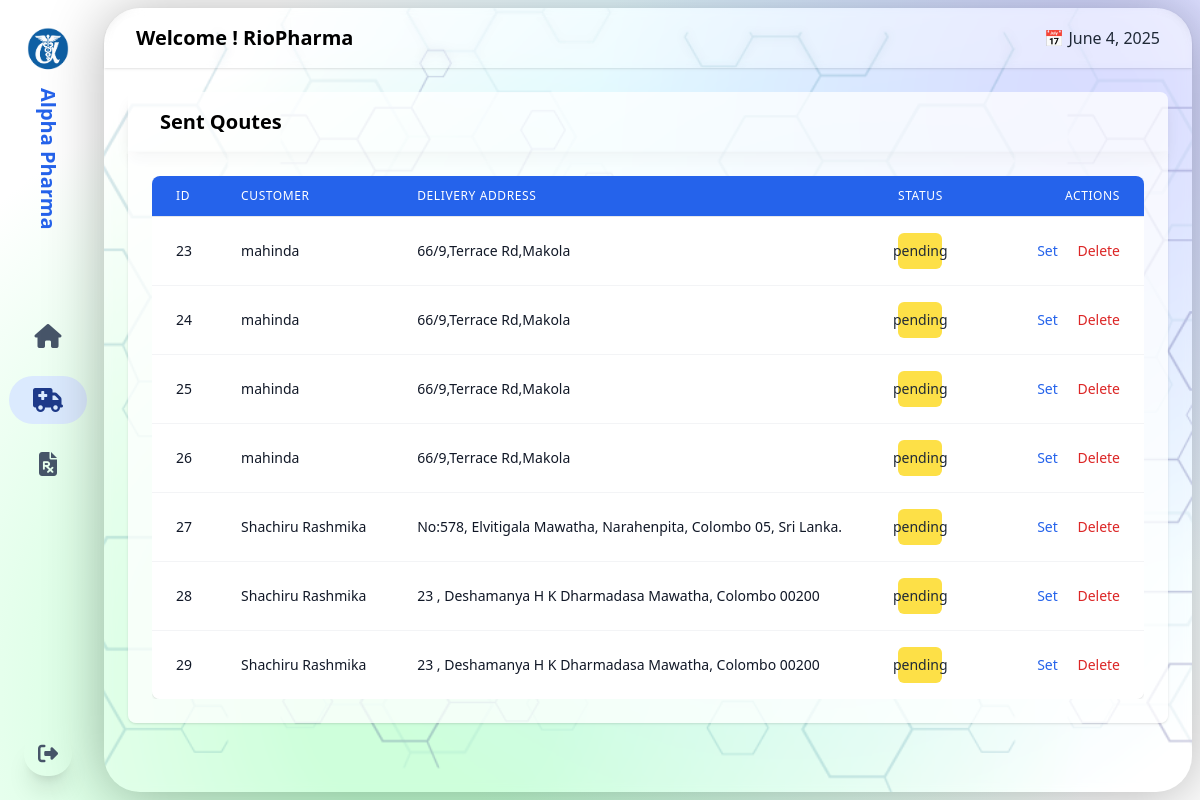
/UI/pharmAllQuates.php (signed in), run on an earlier commit of the app's database.
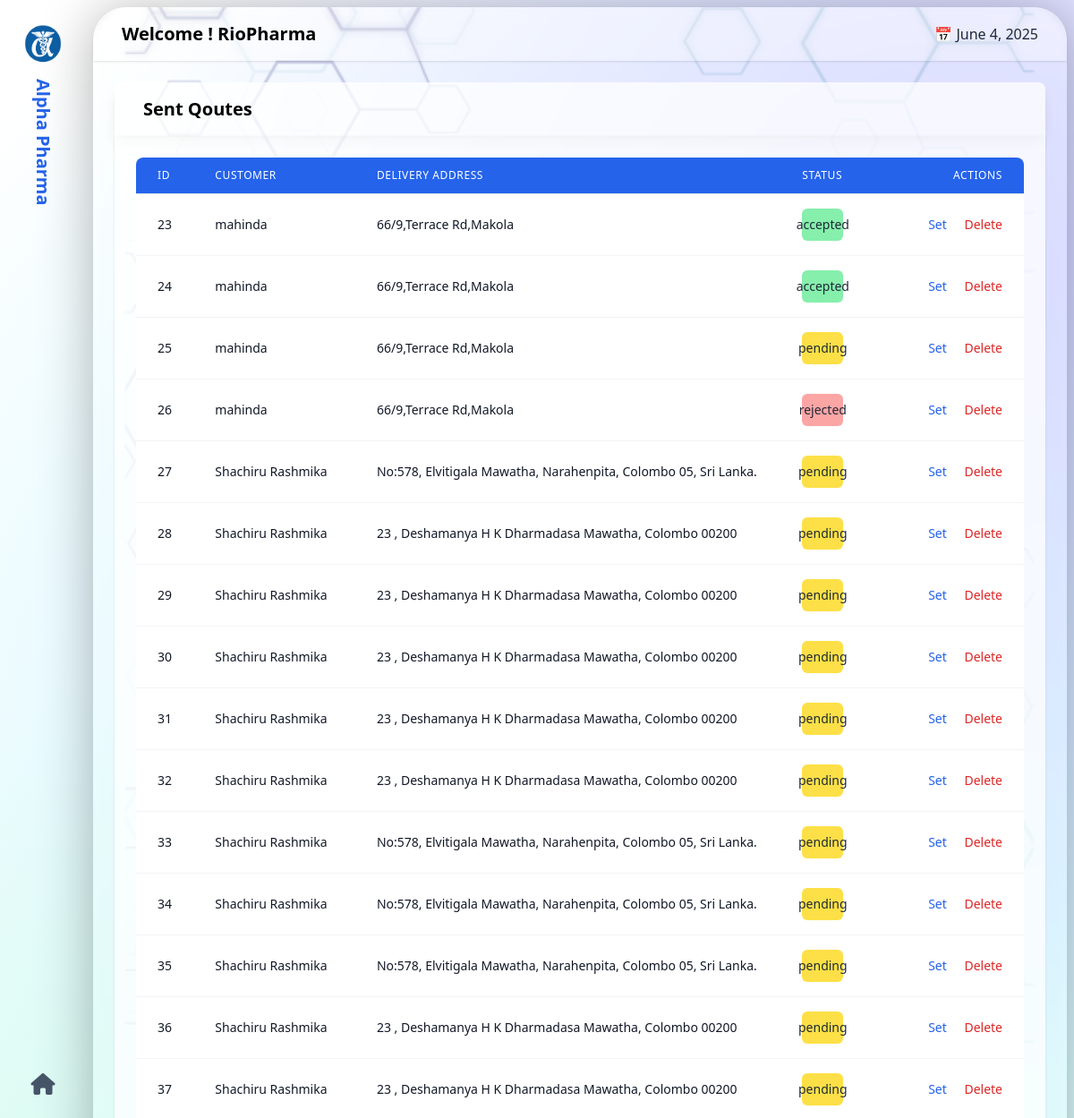
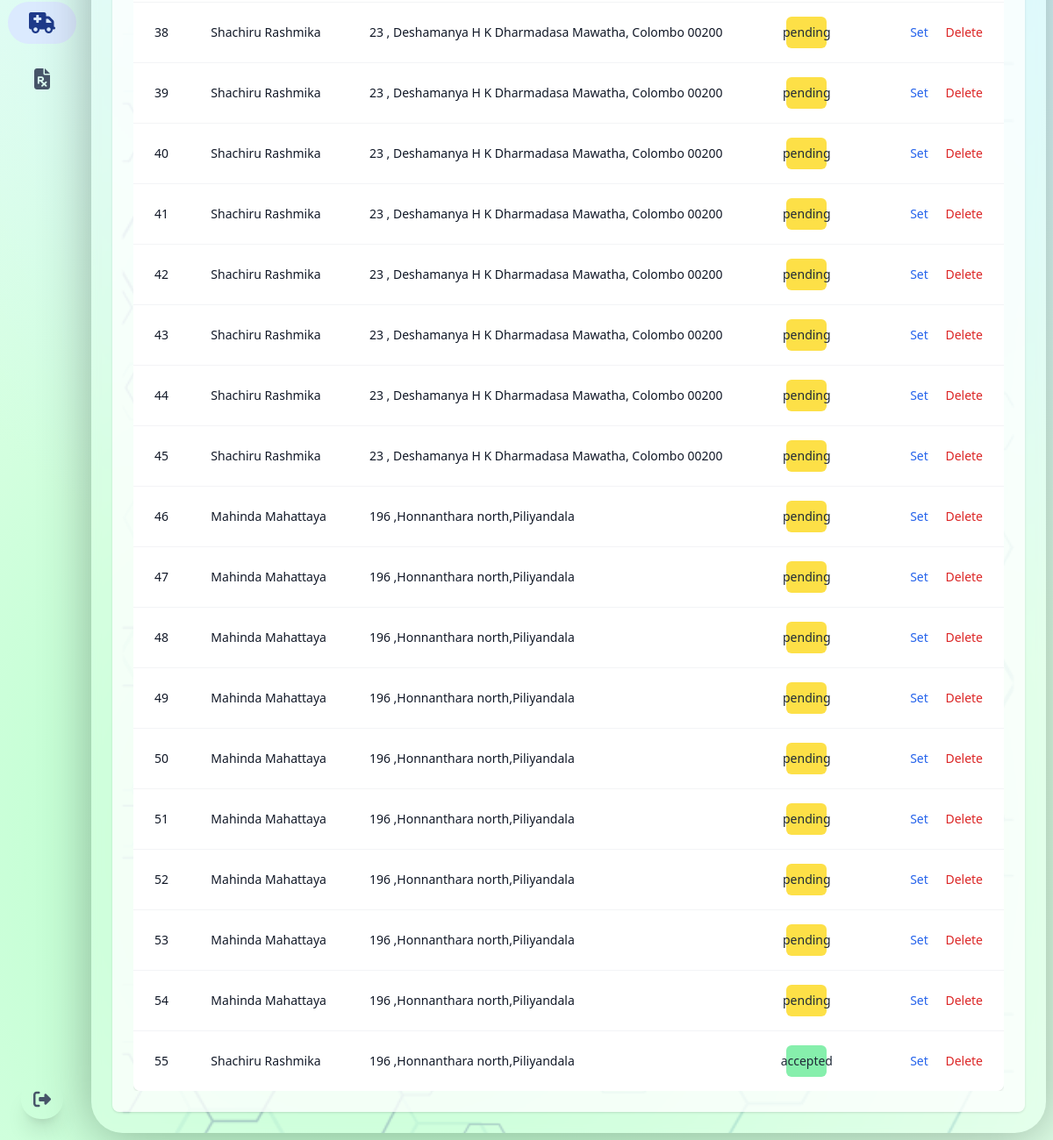
And on a later commit of the database (2 pictures, top to bottom).
### tables this page shows
CREATE TABLE quotes (
    quoteID INTEGER PRIMARY KEY AUTOINCREMENT,
    prescriptionID INTEGER NOT NULL,
    pharmacyID INTEGER NOT NULL,
    customerID INTEGER NOT NULL,
  status TEXT CHECK(status IN ('pending', 'accepted', 'rejected'))  DEFAULT 'pending',
    createdAt TIMESTAMP DEFAULT CURRENT_TIMESTAMP,
    total REAL NOT NULL,
    csv TEXT,
    FOREIGN KEY (prescriptionID) REFERENCES prescription(prescriptionID),
    FOREIGN KEY (pharmacyID) REFERENCES users(id),
    FOREIGN KEY (customerID) REFERENCES users(id)
);

CREATE TABLE users (
    id INTEGER PRIMARY KEY AUTOINCREMENT,
    userName TEXT NOT NULL UNIQUE,
    name TEXT NOT NULL,
    password TEXT NOT NULL,
    email TEXT NOT NULL UNIQUE,
    address TEXT NOT NULL,
    contactNumber TEXT ,
    DoB TEXT ,
    userType TEXT CHECK(userType IN ('user', 'admin','pharmacy')) NOT NULL DEFAULT 'user'
   
);

CREATE TABLE prescription (
    prescriptionID INTEGER PRIMARY KEY AUTOINCREMENT,
    customerID INTEGER NOT NULL,
   pharmacyID INTEGER,
    note TEXT,
    deliveryAddress TEXT NOT NULL,
    deliveryTimeSlot TEXT NOT NULL,
    FOREIGN KEY (customerID) REFERENCES users(id),
    FOREIGN KEY (pharmacyID) REFERENCES users(id)
);

### UI/pharmAllQuates.php (the view, shortened to what this page needs)
<?php
require_once '../Database/db.php';
$pharmacy = [
  'id'=> $_SESSION['user_id'],
    'Name' => $_SESSION['userName'],
];
$stmt = $db->prepare("SELECT * FROM quotes WHERE pharmacyID = $pharmacy[id] ");
$result = $stmt->execute();
$quotes = [];
while ($row = $result->fetchArray(SQLITE3_ASSOC)) {
    $quotes[] = $row;
}
?>
<!DOCTYPE html>
<html lang="en">
<head>
  <script src="https://cdn.tailwindcss.com"></script>
  <link rel="stylesheet" href="https://cdnjs.cloudflare.com/ajax/libs/font-awesome/6.5.0/css/all.min.css">
  <link rel="stylesheet" href="./styles/user.css">
</head>
<body class="font-sans backMesh ">
<div class="flex h-screen">
 <aside class="w-24 h-screen flex flex-col justify-between bg-transparent  relative rounded-r-3xl">
  <div class="p-6 text-xl font-bold text-blue-600 flex flex-col items-center justify-center">
   <img src="./Assets/Untitled-5.png" alt="Logo" class="w-12 h-12 rounded-full mx-auto">
   <div class="text-blue-600 mt-4" style="writing-mode: vertical-rl;">
Alpha Pharma
</div>
  </div>
  <nav class="absolute top-1/2 left-0 w-full -translate-y-1/2 flex flex-col items-center gap-4">
    <a href="pahrmacyDashboard.php" class="block px-6 py-2 text-slate-600  hover:bg-blue-100 text-blue-900 rounded-full">
      <i class="fa-solid fa-house text-2xl"></i>
    </a>
    <a href="pharmAllQuates.php" class="block px-6 py-2 bg-blue-100 text-blue-900 rounded-full">
      <i class="fa-solid fa-truck-medical text-2xl"></i>
    </a>
    <a href="#" class="block px-6 py-2  text-slate-600 hover:bg-blue-100 hover:text-blue-900 rounded-full">
      <i class="fa-solid fa-file-prescription text-2xl"></i>
    </a>
  </nav>
  <div class="p-6">
 <a href="../PHP/logout.php" class="flex items-center shadow-xl justify-center px-6 py-2 text-slate-600 hover:bg-blue-100 hover:text-blue-900 rounded-full">
      <i class="fa-solid fa-right-from-bracket text-xl"></i>
    </a>
  </div>
</aside>
  <div class="flex-1 flex flex-col m-2 rounded-[36px]  glass  bg-[url('./Assets/Asset3.png')] bg-contain bg-center">
      <header class="glass shadow p-4 px-8 flex justify-between items-center rounded-t-[36px]">
        <h1 class="text-xl font-semibold ">Welcome ! <?php echo $pharmacy['Name']; ?></h1>
        <div class="text-gray-800">📅 <?php echo  date('F j, Y') ?></div>
      </header>
      <main class="p-6 overflow-y-auto">
         <header class="bg-white bg-opacity-75 shadow-lg p-4 px-8 flex justify-between items-center rounded-t-lg ">
        <h1 class="text-xl font-semibold ">Sent Qoutes</h1>
      </header>
        <div class="bg-white bg-opacity-75 rounded-b-lg shadow p-6">
        <div class="overflow-x-auto">
  <table class="min-w-full divide-y divide-gray-200 rounded-lg overflow-hidden shadow">
    <thead class="bg-blue-600 text-white">
      <tr>
        <th class="px-6 py-3 text-left text-xs font-medium uppercase tracking-wider">ID</th>
        <th class="px-6 py-3 text-left text-xs font-medium uppercase tracking-wider">Customer</th>
           <th class="px-6 py-3 text-left text-xs font-medium uppercase tracking-wider">Delivery Address</th>
               <th class="px-6 py-3 text-left text-xs font-medium uppercase tracking-wider">Status</th>
        <th class="px-6 py-3 text-right text-xs font-medium uppercase tracking-wider">Actions</th>
      </tr>
    </thead>
    <tbody class="bg-white divide-y divide-gray-100">
        <?php foreach ($quotes as $qoute): ?>
            <tr>
            <td class="px-6 py-4 whitespace-nowrap text-sm text-gray-900"><?php echo $qoute['quoteID']; ?></td>
            <td class="px-6 py-4 whitespace-nowrap text-sm text-gray-900"><?php
            $stmt = $db->prepare("SELECT name FROM users WHERE id =$qoute[customerID]");
            $result = $stmt->execute();
            echo $row = $result->fetchArray(SQLITE3_ASSOC)['name'];
            ?></td>
   <td class="px-6 py-4 whitespace-nowrap text-sm text-gray-900"><?php
            $stmt = $db->prepare("SELECT deliveryAddress FROM prescription WHERE prescriptionID =$qoute[prescriptionID]");
            $result = $stmt->execute();
            echo $row = $result->fetchArray(SQLITE3_ASSOC)['deliveryAddress'];
            ?></td>
           <?php
$status = $qoute['status'];
$bgClass = '';
switch ($status) {
    case 'pending':
        $bgClass = 'bg-yellow-300';
        break;
    case 'accepted':
        $bgClass = 'bg-green-300';
        break;
    case 'rejected':
        $bgClass = 'bg-red-300';
        break;
}
?>
<td class="px-6 py-4 whitespace-nowrap text-sm text-gray-900">
  <span class="text-gray-800 p-2 px-4 rounded-md flex items-center justify-center w-[50%] h-full <?php echo $bgClass; ?>">
    <?php echo $status; ?>
  </span>
</td>
            <td class="px-6 py-4 whitespace-nowrap text-right text-sm font-medium">
                <a href="#" class="text-blue-600 hover:text-blue-900">Set</a>
                <a href="../PHP/deleteQuote.php?id=<?php echo $qoute['quoteID']; ?>" class="text-red-600 hover:text-red-900 ml-4">Delete</a>
            </td>
            </tr>
        <?php endforeach; ?>
    </tbody>
  </table>
</div>
        </div>
      </main>
    </div>
  </div>
</body>
</html>

What changed in the data, as far as the page shows it:
changed quotes id 23: status "pending" → "accepted"
changed quotes id 24: status "pending" → "accepted"
changed quotes id 26: status "pending" → "rejected"
added quotes: quoteID "30", customerID.name "Shachiru Rashmika", prescriptionID.deliveryAddress "23 , Deshamanya H K Dharmadasa Mawatha, Colombo 00200", status "pending"
added quotes: quoteID "31", customerID.name "Shachiru Rashmika", prescriptionID.deliveryAddress "23 , Deshamanya H K Dharmadasa Mawatha, Colombo 00200", status "pending"
added quotes: quoteID "32", customerID.name "Shachiru Rashmika", prescriptionID.deliveryAddress "23 , Deshamanya H K Dharmadasa Mawatha, Colombo 00200", status "pending"
added quotes: quoteID "33", customerID.name "Shachiru Rashmika", prescriptionID.deliveryAddress "No:578, Elvitigala Mawatha, Narahenpita, Colombo 05, Sri Lanka.", status "pending"
added quotes: quoteID "34", customerID.name "Shachiru Rashmika", prescriptionID.deliveryAddress "No:578, Elvitigala Mawatha, Narahenpita, Colombo 05, Sri Lanka.", status "pending"
added quotes: quoteID "35", customerID.name "Shachiru Rashmika", prescriptionID.deliveryAddress "No:578, Elvitigala Mawatha, Narahenpita, Colombo 05, Sri Lanka.", status "pending"
added quotes: quoteID "36", customerID.name "Shachiru Rashmika", prescriptionID.deliveryAddress "23 , Deshamanya H K Dharmadasa Mawatha, Colombo 00200", status "pending"
added quotes: quoteID "37", customerID.name "Shachiru Rashmika", prescriptionID.deliveryAddress "23 , Deshamanya H K Dharmadasa Mawatha, Colombo 00200", status "pending"
added quotes: quoteID "38", customerID.name "Shachiru Rashmika", prescriptionID.deliveryAddress "23 , Deshamanya H K Dharmadasa Mawatha, Colombo 00200", status "pending"
added quotes: quoteID "39", customerID.name "Shachiru Rashmika", prescriptionID.deliveryAddress "23 , Deshamanya H K Dharmadasa Mawatha, Colombo 00200", status "pending"
added quotes: quoteID "40", customerID.name "Shachiru Rashmika", prescriptionID.deliveryAddress "23 , Deshamanya H K Dharmadasa Mawatha, Colombo 00200", status "pending"
added quotes: quoteID "41", customerID.name "Shachiru Rashmika", prescriptionID.deliveryAddress "23 , Deshamanya H K Dharmadasa Mawatha, Colombo 00200", status "pending"
added quotes: quoteID "42", customerID.name "Shachiru Rashmika", prescriptionID.deliveryAddress "23 , Deshamanya H K Dharmadasa Mawatha, Colombo 00200", status "pending"
added quotes: quoteID "43", customerID.name "Shachiru Rashmika", prescriptionID.deliveryAddress "23 , Deshamanya H K Dharmadasa Mawatha, Colombo 00200", status "pending"
added quotes: quoteID "44", customerID.name "Shachiru Rashmika", prescriptionID.deliveryAddress "23 , Deshamanya H K Dharmadasa Mawatha, Colombo 00200", status "pending"
added quotes: quoteID "45", customerID.name "Shachiru Rashmika", prescriptionID.deliveryAddress "23 , Deshamanya H K Dharmadasa Mawatha, Colombo 00200", status "pending"
added quotes: quoteID "46", customerID.name "Mahinda Mahattaya", prescriptionID.deliveryAddress "196 ,Honnanthara north,Piliyandala", status "pending"
added quotes: quoteID "47", customerID.name "Mahinda Mahattaya", prescriptionID.deliveryAddress "196 ,Honnanthara north,Piliyandala", status "pending"
added quotes: quoteID "48", customerID.name "Mahinda Mahattaya", prescriptionID.deliveryAddress "196 ,Honnanthara north,Piliyandala", status "pending"
added quotes: quoteID "49", customerID.name "Mahinda Mahattaya", prescriptionID.deliveryAddress "196 ,Honnanthara north,Piliyandala", status "pending"
added quotes: quoteID "50", customerID.name "Mahinda Mahattaya", prescriptionID.deliveryAddress "196 ,Honnanthara north,Piliyandala", status "pending"
added quotes: quoteID "51", customerID.name "Mahinda Mahattaya", prescriptionID.deliveryAddress "196 ,Honnanthara north,Piliyandala", status "pending"
added quotes: quoteID "52", customerID.name "Mahinda Mahattaya", prescriptionID.deliveryAddress "196 ,Honnanthara north,Piliyandala", status "pending"
added quotes: quoteID "53", customerID.name "Mahinda Mahattaya", prescriptionID.deliveryAddress "196 ,Honnanthara north,Piliyandala", status "pending"
added quotes: quoteID "54", customerID.name "Mahinda Mahattaya", prescriptionID.deliveryAddress "196 ,Honnanthara north,Piliyandala", status "pending"
added quotes: quoteID "55", customerID.name "Shachiru Rashmika", prescriptionID.deliveryAddress "196 ,Honnanthara north,Piliyandala", status "accepted"
